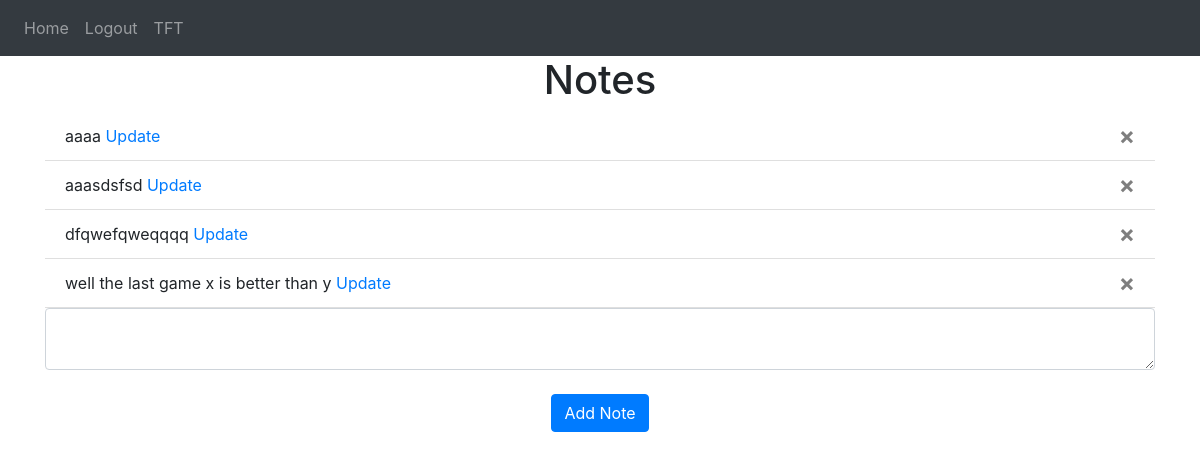
/ (signed in), run on the app's committed database.
### website/models.py (models this page shows)
class Note(db.Model):
    id = db.Column(db.Integer, primary_key=True)
    data = db.Column(db.String(10000))
    date = db.Column(db.DateTime(timezone=True), default=func.now())
    user_id = db.Column(db.Integer, db.ForeignKey("user.id"))

### website/views.py (the view, shortened to what this page needs)
@views.route("/", methods=["GET", "POST"])
@login_required
def home():
    return render_template("home.html", user=current_user)

### website/__init__.py (called while the page is built)
def create_app():
    app = Flask(__name__)
    app.config["SECRET_KEY"] = "sagasgasd"
    app.config["SQLALCHEMY_DATABASE_URI"] = f"sqlite:///{DB_NAME}"
    db.init_app(app)
    from .views import views
    from .auth import auth
    app.register_blueprint(views, url_prefix="/")
    app.register_blueprint(auth, url_prefix="/")
    from .models import User, Note
    login_manager = LoginManager()
    login_manager.login_view = "auth.login"
    login_manager.init_app(app)
    @login_manager.user_loader
    def load_user(id):
        return User.query.get(int(id))
    with app.app_context():
        print("Database created")
        db.create_all()
    return app

### website/templates/home.html
{% extends "base.html" %} {% block title %}Home{% endblock %} {% block content
    %}
    <h1 align="center">Notes</h1>
    <ul class="list-group list-group-flush" id="notes">
      {% for note in user.notes %}
      <li class="list-group-item" id="noteid">
        {{ note.data }}
        <button type="button" class="close" onClick="deleteNote({{ note.id }})">
          <span aria-hidden="true">&times;</span>
        </button>
        <a href="{{ url_for('views.edit_note', id = note.id)}}">Update</a>
      </li>
      {% endfor %}
    </ul>
    <form method="POST">
      <textarea name="note" id="note" class="form-control"></textarea>
      <br />
      <div align="center">
        <button type="submit" class="btn btn-primary">Add Note</button>
      </div>
    </form>
    {% endblock %}

### data on the page
Note: data "aaaa"
Note: data "aaasdsfsd"
Note: data "dfqwefqweqqqq"
Note: data "well the last game x is better than y"
